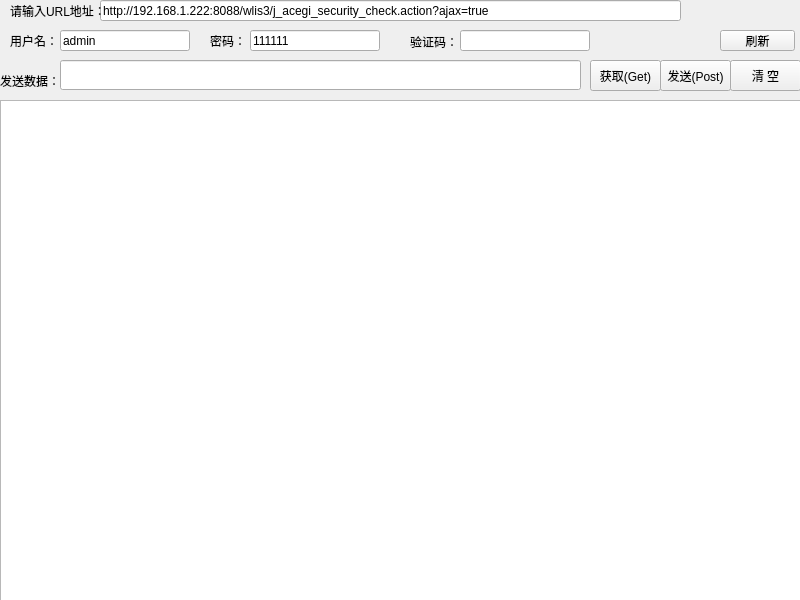
<?xml version="1.0" encoding="UTF-8"?>
<ui version="4.0">
 <class>Widget</class>
 <widget class="QWidget" name="Widget">
  <property name="geometry">
   <rect>
    <x>0</x>
    <y>0</y>
    <width>800</width>
    <height>600</height>
   </rect>
  </property>
  <property name="windowTitle">
   <string>Widget</string>
  </property>
  <widget class="QTextBrowser" name="textBrowser">
   <property name="geometry">
    <rect>
     <x>0</x>
     <y>100</y>
     <width>811</width>
     <height>501</height>
    </rect>
   </property>
  </widget>
  <widget class="QLineEdit" name="lineEditUrl">
   <property name="geometry">
    <rect>
     <x>100</x>
     <y>0</y>
     <width>581</width>
     <height>21</height>
    </rect>
   </property>
   <property name="text">
    <string>http://192.168.1.222:8088/wlis3/j_acegi_security_check.action?ajax=true</string>
   </property>
  </widget>
  <widget class="QLabel" name="label">
   <property name="geometry">
    <rect>
     <x>10</x>
     <y>0</y>
     <width>101</width>
     <height>21</height>
    </rect>
   </property>
   <property name="text">
    <string>请输入URL地址：</string>
   </property>
  </widget>
  <widget class="QLabel" name="labelVerificationCode">
   <property name="geometry">
    <rect>
     <x>610</x>
     <y>30</y>
     <width>91</width>
     <height>21</height>
    </rect>
   </property>
   <property name="text">
    <string/>
   </property>
  </widget>
  <widget class="QPushButton" name="pBtnRefresh">
   <property name="geometry">
    <rect>
     <x>720</x>
     <y>30</y>
     <width>75</width>
     <height>21</height>
    </rect>
   </property>
   <property name="text">
    <string>刷新</string>
   </property>
  </widget>
  <widget class="QLineEdit" name="lineEditPwd">
   <property name="geometry">
    <rect>
     <x>250</x>
     <y>30</y>
     <width>130</width>
     <height>21</height>
    </rect>
   </property>
   <property name="text">
    <string>111111</string>
   </property>
  </widget>
  <widget class="QPushButton" name="pBtnPost">
   <property name="geometry">
    <rect>
     <x>660</x>
     <y>60</y>
     <width>71</width>
     <height>31</height>
    </rect>
   </property>
   <property name="text">
    <string>发送(Post)</string>
   </property>
  </widget>
  <widget class="QPushButton" name="pBtnClear">
   <property name="geometry">
    <rect>
     <x>730</x>
     <y>60</y>
     <width>71</width>
     <height>31</height>
    </rect>
   </property>
   <property name="text">
    <string>清 空</string>
   </property>
  </widget>
  <widget class="QLineEdit" name="lineEditVerficationCode">
   <property name="geometry">
    <rect>
     <x>460</x>
     <y>30</y>
     <width>130</width>
     <height>21</height>
    </rect>
   </property>
   <property name="text">
    <string/>
   </property>
  </widget>
  <widget class="QLineEdit" name="lineEditUserName">
   <property name="geometry">
    <rect>
     <x>60</x>
     <y>30</y>
     <width>130</width>
     <height>21</height>
    </rect>
   </property>
   <property name="text">
    <string>admin</string>
   </property>
  </widget>
  <widget class="QPushButton" name="pBtnGet">
   <property name="geometry">
    <rect>
     <x>590</x>
     <y>60</y>
     <width>71</width>
     <height>31</height>
    </rect>
   </property>
   <property name="text">
    <string>获取(Get)</string>
   </property>
  </widget>
  <widget class="QLabel" name="label_3">
   <property name="geometry">
    <rect>
     <x>10</x>
     <y>30</y>
     <width>51</width>
     <height>21</height>
    </rect>
   </property>
   <property name="text">
    <string>用户名：</string>
   </property>
  </widget>
  <widget class="QLabel" name="label_6">
   <property name="geometry">
    <rect>
     <x>410</x>
     <y>31</y>
     <width>54</width>
     <height>21</height>
    </rect>
   </property>
   <property name="text">
    <string>验证码：</string>
   </property>
  </widget>
  <widget class="QLabel" name="label_4">
   <property name="geometry">
    <rect>
     <x>210</x>
     <y>30</y>
     <width>41</width>
     <height>21</height>
    </rect>
   </property>
   <property name="text">
    <string>密码：</string>
   </property>
  </widget>
  <widget class="QLineEdit" name="lineEditData">
   <property name="geometry">
    <rect>
     <x>60</x>
     <y>60</y>
     <width>521</width>
     <height>30</height>
    </rect>
   </property>
  </widget>
  <widget class="QLabel" name="label_2">
   <property name="geometry">
    <rect>
     <x>0</x>
     <y>70</y>
     <width>71</width>
     <height>21</height>
    </rect>
   </property>
   <property name="text">
    <string>发送数据：</string>
   </property>
  </widget>
 </widget>
 <layoutdefault spacing="6" margin="11"/>
 <resources/>
 <connections/>
</ui>
